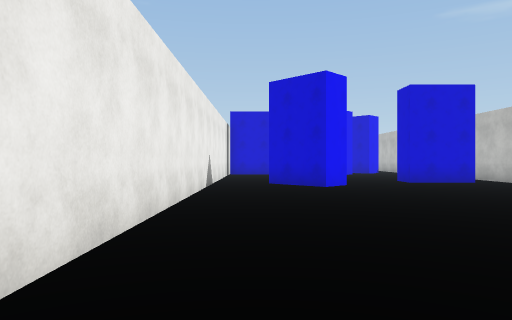
view 1 (above)

12 first-person views from a walk through a Unity game level. The camera is 1.5 m above the floor, looks level and sees 70° across. The floor is counted in squares, 2 m on a side. Each view is taken from the middle of a square. On the plan, view 1 faces up. The plan holds only what a view shows up to about 11 squares ahead; the rest is blank. The place goes on beyond the plan. The player character is not drawn. Surface patterns are stand-ins for the level's own textures.

view 2
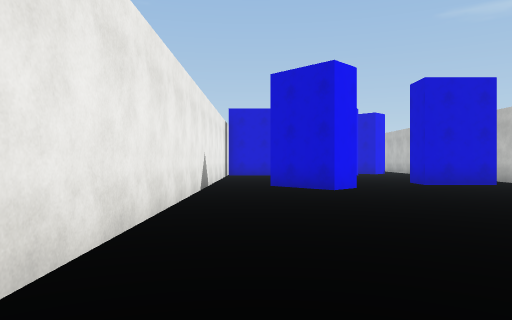

view 3
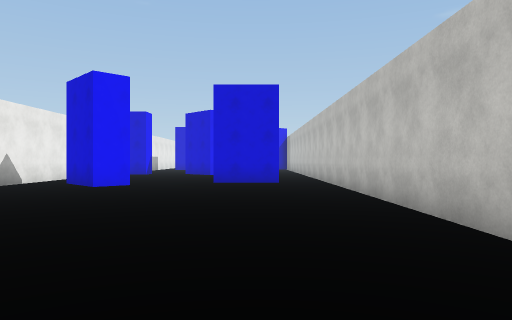

view 4
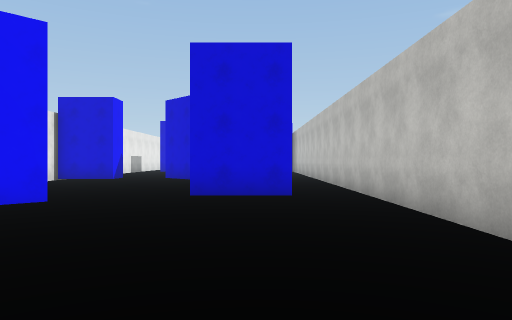

view 5
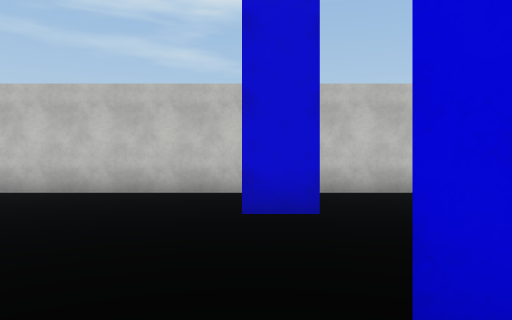

view 6
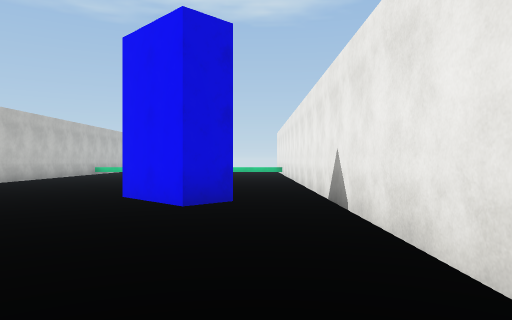

view 7
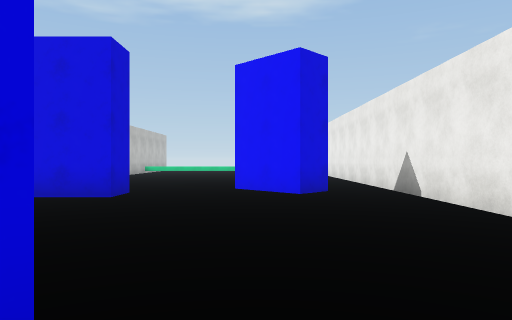

view 8
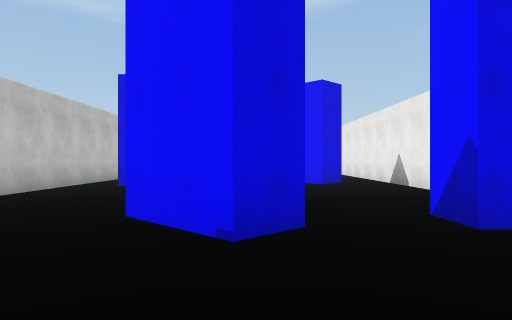

view 9
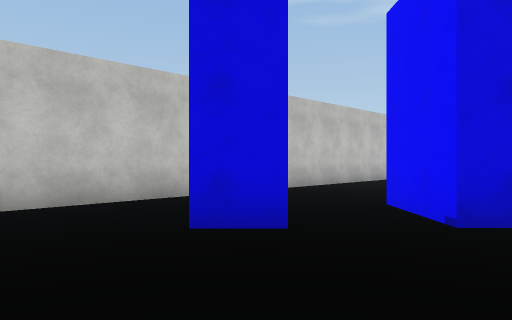

view 10
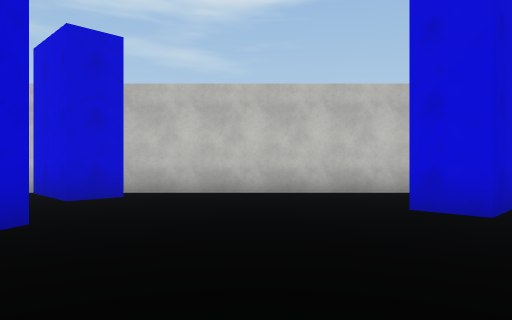

view 11
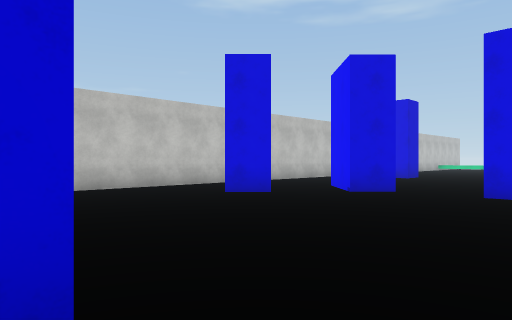

view 12
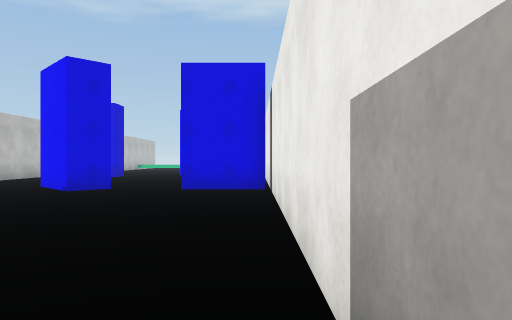

### Floor plan
Points are (right, up) in squares from view 1. A wall is a line through its corners. A room is listed if a view was taken in it or the views show most of it. See-through windows are left out.
Room 1 (views 1, 2, 3, 4)
walls: (8.4, 3.4) (8.4, 12.4); (2.5, 10.1) (1.8, 9.4) (0.4, 10.8); (6.8, 11.2) (4.7, 11.2) (4.7, 12.2); (-1.4, 11.4) (-1.4, 1.9)
ways out: opening at (-0.5, 10.5) to room 2; opening at (3.7, 11) to room 2; opening at (7.5, 12) to room 2
Room 2 (views 5, 6)
walls: (4.7, 12.2) (6.8, 12.2); (3.9, 18.2) (4.6, 17.5); (0.8, 18.3) (0.8, 17.2); (8.4, 12.4) (8.4, 20.6); (0.4, 10.8) (1.1, 11.5) (2.5, 10.1); (-1.4, 17.4) (-1.4, 11.4)
ways out: opening at (-0.5, 10.5) to room 1; opening at (3.7, 11) to room 1; opening at (7.5, 12) to room 1; opening at (1.5, 18) to room 3; opening at (5, 19) to room 3; opening at (7.5, 19.5) to room 3
Room 3 (views 7, 8, 9, 10, 11, 12)
walls: (5.1, 19.4) (4.4, 20.1) (5.2, 20.9); (6.9, 25.4) (6.2, 26.2) (6.9, 26.9); (2.4, 18.1) (3.2, 18.9) (3.9, 18.2); (-1.4, 26.5) (-1.4, 18.3) (0.8, 18.3); (8.4, 20.6) (8.4, 26.1)
ways out: opening at (1.5, 18) to room 2; opening at (5, 19) to room 2; opening at (7.5, 19.5) to room 2; opening at (-0.5, 26.5); opening at (5.5, 26.5)

Where each view was taken, in squares from view 1:
view 1: 0 up, 0 right, facing up
view 2: 1 up, 0 right, facing up
view 3: 0 up, 6 right, facing up
view 4: 4 up, 6 right, facing up
view 5: 12 up, 0 right, facing right
view 6: 17 up, 0 right, facing down
view 7: 19 up, 2 right, facing down
view 8: 22 up, 3 right, facing down
view 9: 23 up, 2 right, facing down-right
view 10: 23 up, 0 right, facing right
view 11: 26 up, 1 left, facing down-right
view 12: 27 up, 1 left, facing down
